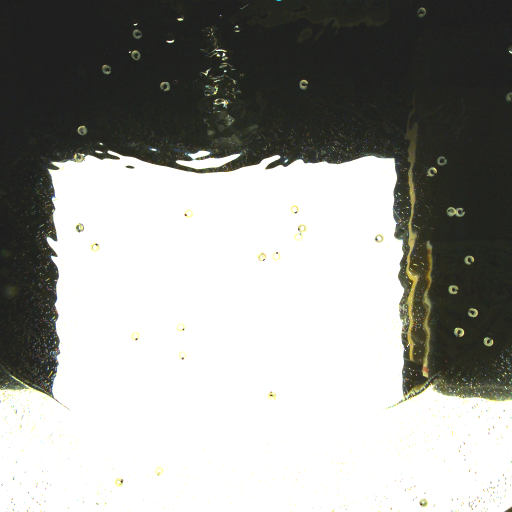
#> input picture src/2022_04_09/adj/C001H001S0001001500.bmp, 1024 x 1024 px (shown at 1/2 size)
$ jupyter execute EDA.ipynb
#> lines starting #> are read from the running program, lines starting #| are printed output that depends on the picture
[cell 1]
import copy
import os

import cv2
import matplotlib.pyplot as plt

[cell 2]
user = os.environ["USER"]
SUPER_DIR = f"/media/{user}/ボリューム1/M2/original/2022_04_09/"

[cell 3]
# [4 lines of commented-out code are left out]
DIR = "adj/"
FILE = "C001H001S0001001500.bmp"

im_bgr = cv2.imread(DIR + FILE)
#> im_bgr is the input picture: shape (1024, 1024, 3); mean B, G, R 152.8, 156.4, 155.7
im_rgb = im_bgr[:, :, [2, 1, 0]]

[cell 4]
plt.figure(figsize=(16, 16))
plt.imshow(im_rgb)
plt.show()

[cell 5]
im = copy.deepcopy(im_rgb)
im[0:310, :, 0] = 200
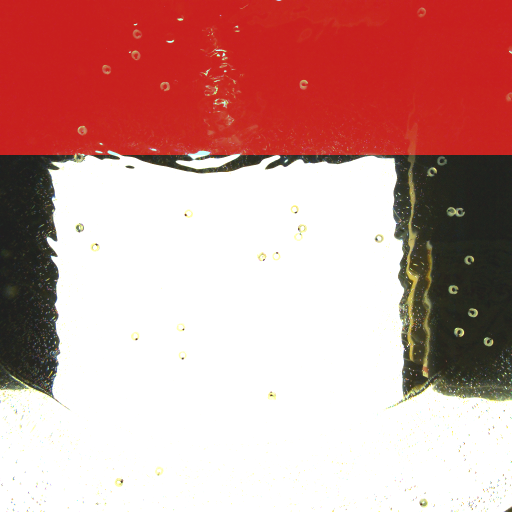
#> im: shape (1024, 1024, 3) (shown at 1/2 size); mean R, G, B 205.5, 156.4, 152.8
im[290:800, 0:110, 1] = 200
im[290:800, 800:, 2] = 200
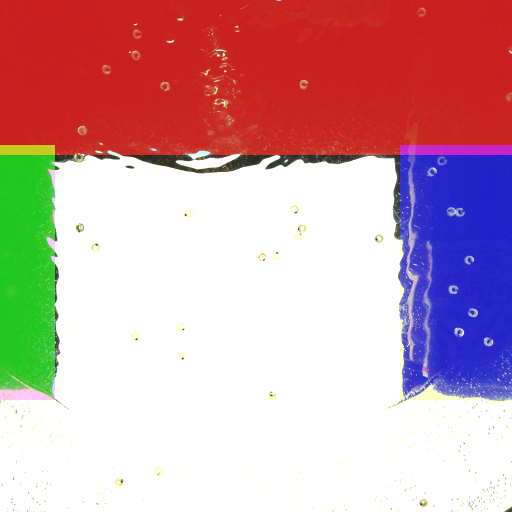
#> im: shape (1024, 1024, 3) (shown at 1/2 size); mean R, G, B 205.5, 164.1, 169.4

[cell 6]
plt.figure(figsize=(16, 16))
plt.imshow(im)
plt.show()

[cell 7]
im_tracer = im_rgb[409:429, 383:403, :]
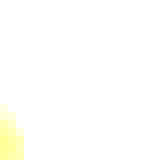
#> im_tracer: shape (20, 20, 3) (shown 8 times larger); mean R, G, B 255, 255, 252

plt.figure(figsize=(4, 4))
plt.imshow(im_tracer)
plt.show()

[cell 8]
FILE = "C001H001S0001003001.bmp"

im_bgr = cv2.imread(DIR + FILE)
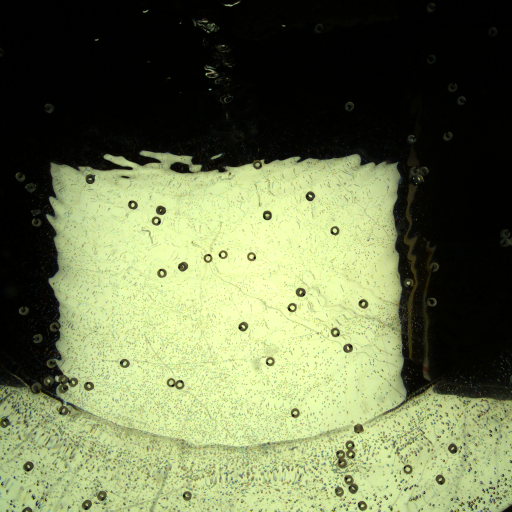
#> input picture src/2022_04_09/samples/C001H001S0001003001.bmp, 1024 x 1024 px, found by its file name (shown at 1/2 size)
#> im_bgr is the input picture: shape (1024, 1024, 3); mean B, G, R 80.2, 116.8, 107.9
im_rgb = im_bgr[:, :, [2, 1, 0]]
